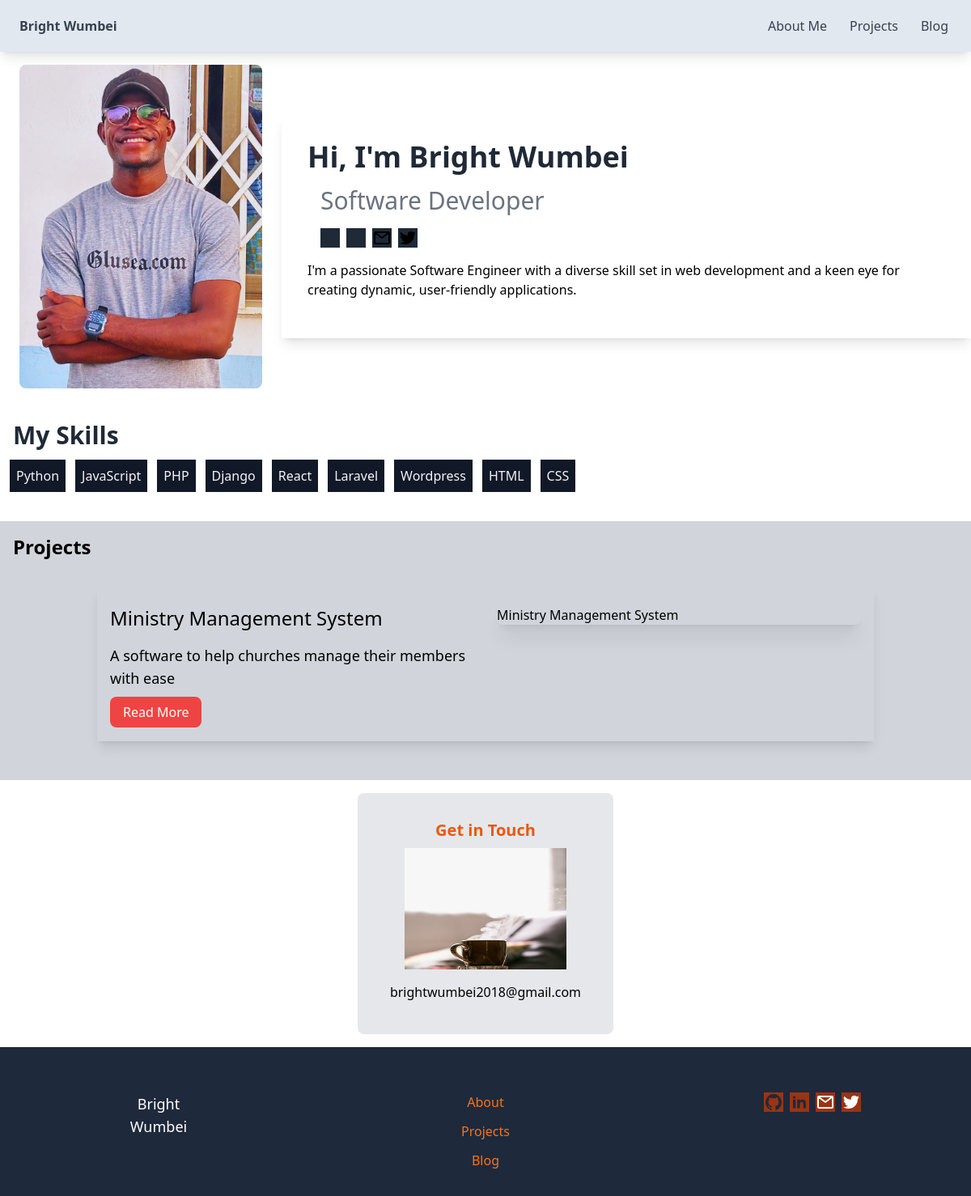
Before: / with the older database file.
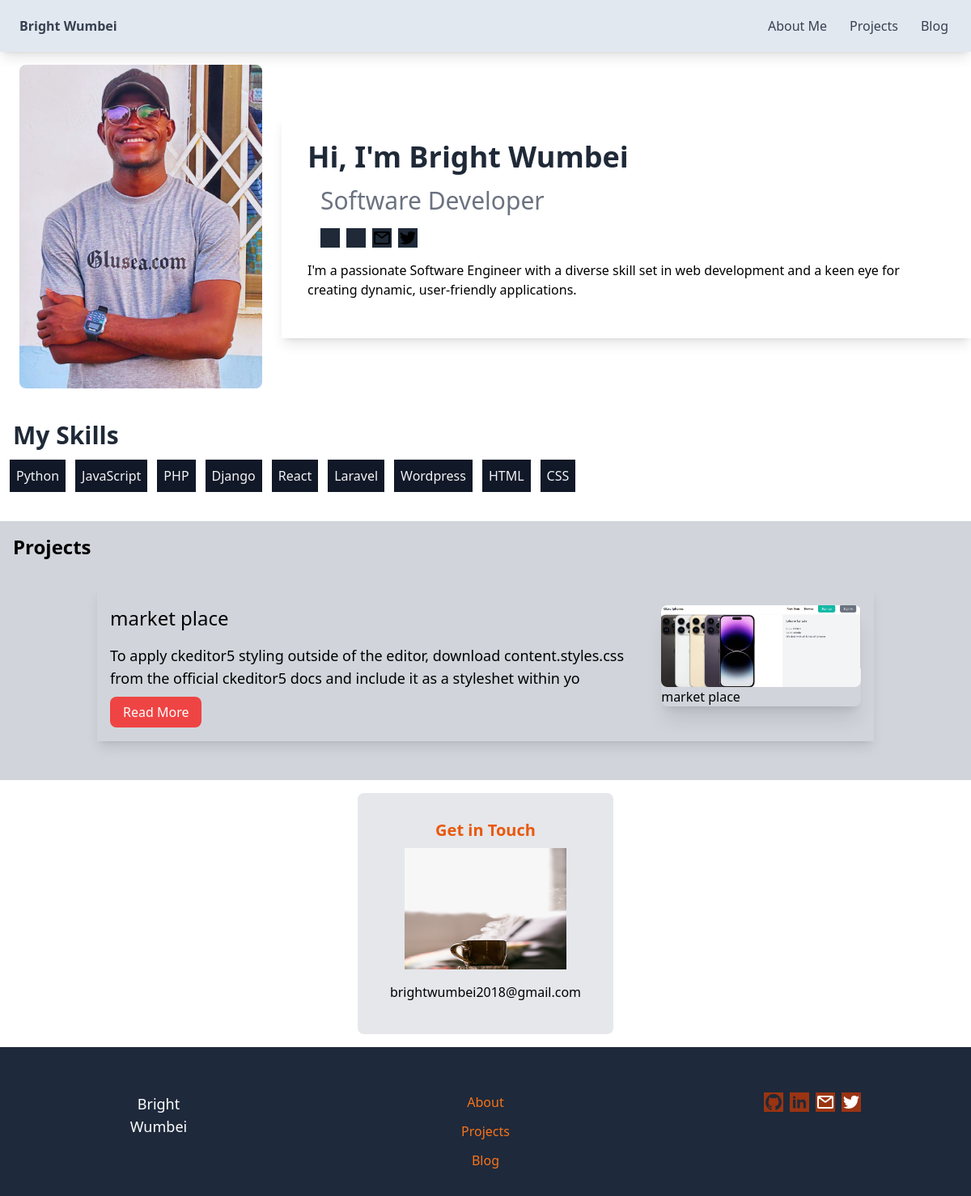
After: the same page with the newer database file.
### home/models.py (models this page shows, shortened)
class Project(models.Model):
    title = models.CharField(max_length=100)
    slug = models.SlugField(max_length=255, unique=True)
    meta_description = models.CharField(max_length=150, blank=True)
    date_created = models.DateTimeField(auto_now_add=True)
    tags = models.ManyToManyField(Tag, blank=True)
    picture = models.ImageField(upload_to='images')
    body = CKEditor5Field('Text', config_name='extends')
    class Meta:
        ordering = ["-date_created"]

### home/views.py (the view)
# urls.py: path('', views.index, name='index'),
def index(request):
    projects = Project.objects.all()[:6]
    context = {
        'projects':projects
    }
    return render(request, 'index.html', context)

### templates/index.html (shortened to what this page needs)
{% extends 'base.html' %}
{% load static %}
{% block content %}
<section class="block  md:flex  justify-center items-center " >
    <div class=" md:px-6 mx-auto p-4   ">
        <img src="{% static 'img/bright.jpg' %}" class=" rounded-lg " style="width: 300px;" alt="bright">
    </div>
    <div class=" mx-auto  items-center shadow-lg flex-1 justify-center p-8  md:w-64 ">
        <h1 class="text-gray-800 font-semibold text-4xl  " >Hi, I'm Bright Wumbei</h1>
        <p class="py-4 text-gray-500 text-3xl px-4" >Software Developer</p>
        <div class="px-4  flex space-x-2">
            <a href="https://github.com/Nlansong/">
            </a>
              <a href="https://www.linkedin.com/in/bwumbei/">
              </a>
              <a href="">
              </a>
              <a href="https://twitter.com/ceobrightwumbei">
              </a>
        </div>
        <p class="py-4" >
            I'm a passionate Software Engineer with a diverse skill set in web development and a keen eye for creating dynamic, user-friendly applications.
        </p>
    </div>
</section>
<section class="block  border-1  rounded-lg py-6" >
    <h2 class=" px-4 text-3xl font-bold text-gray-800" >My  <span class="hover:decoration-4" >Skills</span> </h2>
    <div class="flex flex-wrap px-3  py-3 space-x-3">
        <p class="bg-gray-900 text-gray-100 p-2" >Python</p>
        <p class="bg-gray-900 text-gray-100 p-2" >JavaScript</p>
        <p class="bg-gray-900 text-gray-100 p-2" >PHP</p>
        <p class="bg-gray-900 text-gray-100 p-2" >Django</p>
        <p class="bg-gray-900 text-gray-100 p-2" >React</p>
        <p class="bg-gray-900 text-gray-100 p-2" >Laravel</p>
        <p class="bg-gray-900 text-gray-100 p-2" >Wordpress</p>
        <p class="bg-gray-900 text-gray-100 p-2" >HTML</p>
        <p class="bg-gray-900 text-gray-100 p-2" >CSS</p>
    </div>
</section>
<section class="bg-gray-300 py-4" >
    <h2 class="text-2xl font-bold px-4" >Projects</h2>
    <div class="max-w-5xl mx-auto p-8">
        {% for project in projects %}
    <div class="flex flex-col md:flex-row items-center md:items-start gap-8 py-6 shadow-lg p-4 ">
        <div class="">
            <h1 class="text-2xl fornt-bold" > {{project.title}} </h1>
            <p class="text-lg py-4" > {{project.meta_description}} </p>
            <a class="bg-red-500 text-white py-2 px-4 rounded-lg"  href="{% url 'home:project' project.id  %} ">Read More</a>
        </div>
        <div class="w-1/2 rounded-lg shadow-xl">
            <img src="{{ project.picture.url }}" style="width: 450px;" class="rounded-lg hover:shadow-lg  " alt="">
            {{project.title}}
        </div>
    </div>
    {% endfor %}
    </div>
</section>
<section class="flex flex-row justify-center items-center mx-8 my-4 " >
    <div class="bg-gray-200 border-lg p-6 rounded-lg  ">
        <h2 class="text-xl text-orange-600 font-bold text-center py-2 " >Get in Touch</h2>
    <div class=" flex items-center justify-center " >
        <img src="{% static 'img/contact.jpg' %}" style="width: 200px; height: 150px;"  alt="contact">
    </div>
    <p class="p-4" >
        <a class="hover:text-red-400" href="mailto:brightwumbei2018@gmail.com">brightwumbei2018@gmail.com</a>
    </p>
    </div>
</section>
{% endblock %}

### templates/base.html (shortened to what this page needs)
{% load compress %}
{% load static %}
<!doctype html>
<html lang="en">
  <head>
   <script src="https://cdn.tailwindcss.com"></script>
    {% compress css %}
    <link rel="stylesheet"
        href="{% static 'css/style.css' %}">
    {% endcompress %}
  </head>
  <body class="container-fluid " >
    <nav class="bg-slate-200 text-gray-100 shadow-lg">
      <div class="max-w-7xl mx-auto px-4">
          <div class="flex justify-between">
              <div class="flex space-x-4">
                  <div>
                      <a href="{% url 'home:index' %}" class="flex items-center py-5 px-2 text-gray-700 hover:text-gray-900">
                          <span class="font-bold">Bright Wumbei</span>
                      </a>
                  </div>
              </div>
              <div class="hidden md:flex items-center space-x-1">
                  <a href="{% url 'home:about' %}" class="py-5 px-3 text-gray-700 hover:text-gray-900">About Me</a>
                  <a href="{% url 'home:projects' %}" class="py-5 px-3 text-gray-700 hover:text-gray-900">Projects</a>
                  <a href="https://medium.com/@brightwumbei2018" class="py-5 px-3 text-gray-700 hover:text-gray-900">Blog</a>
              </div>
          </div>
      </div>
  </nav>
    {% block content %}
    {% endblock %}
    {% include 'footer.html' %}
  </body>
</html>

### templates/footer.html (shortened to what this page needs)
<footer class="bg-slate-800 block text-center md:grid grid-cols-3 gap-3 py-8  text-white" >
    <div class="pt-6">
        <h2  class="text-lg text-white " >Bright</h2>
        <h2  class="text-lg text-white" > Wumbei</h2>
    </div>
    <div class="pt-6 space-y-3">
        <p class="text-orange-500 hover:text-white " >
            <a href="{% url 'home:about' %}">About</a>
        </p>
        <p class="text-orange-500 hover:text-white ">
            <a href="{% url 'home:projects' %}">Projects</a>
        </p>
        <p class="text-orange-500  hover:text-white " >
            <a target="_blank" href="https://medium.com/@brightwumbei2018">Blog</a>
        </p>
    </div>
        <div class="  flex justify-center pt-6 space-x-2">
            <a href="https://github.com/Nlansong/">
            </a>
              <a href="https://www.linkedin.com/in/bwumbei/">
              </a>
              <a href="">
              </a>
              <a href="https://twitter.com/ceobrightwumbei">
              </a>
        </div>
</footer>

Changed rows visible on the page:
removed Project: title "Ministry Management System", meta_description "A software to help churches manage their members with ease"
added Project: title "market place", meta_description "To apply ckeditor5 styling outside of the editor, download content.styles.css from the official ckeditor5 docs and include it as a styleshet within yo", picture (picture)
